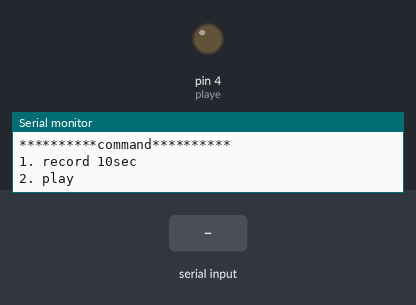
Bench run of a sketch on a simulated Arduino Uno, built with avr-gcc and run on an emulated ATmega328P. Shown: output pins drawn as LEDs (lit = HIGH), the last lines printed to the serial monitor. The inputs (shaded band) are chosen by the test bench.

Above: at 1.2 s.
1.3 s: "2" received over Serial
At 1.9 s:
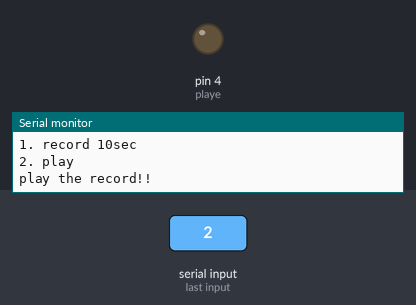
2.8 s: "1" received over Serial
At 14.0 s:
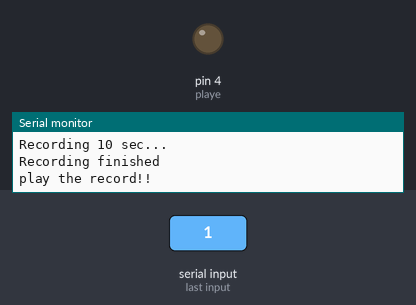
Timing chart, 0 to 14.3 s (numbered marks = the images above; inputs shaded):
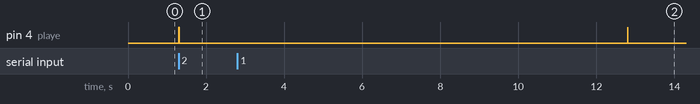

The sketch:

Arduino_Maker_06-3.ino
```cpp
int rec = 5, playe = 4, command;

void setup() {
  Serial.begin(9600);
  pinMode(rec, INPUT);
  pinMode(playe, OUTPUT);
  Serial.println("**********command**********");
  Serial.println("1. record 10sec");
  Serial.println("2. play");
}

void loop() {
  while(Serial.available())
  {
    command = Serial.read();
    switch(command)
    {
      case '1':
      Serial.println("Recording 10 sec...");
      digitalWrite(rec, HIGH);
      delay(10000);
      digitalWrite(rec, LOW);
      Serial.println("Recording finished");

      case '2':
      Serial.println("play the record!!");
      digitalWrite(playe, HIGH);
      delay(10);
      digitalWrite(playe, LOW);
      break;
    }
  }
}
```

Measured:
- after the input at 1.3 s, pin 4 (playe): LOW → HIGH at once, → LOW 0.01 s later
- after the input at 2.8 s, pin 4 (playe): LOW → HIGH after 10.0 s, → LOW 0.01 s later
